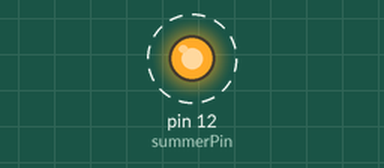
A sketch run on a simulated Arduino Uno, built with avr-gcc and run on an emulated ATmega328P. On the bench: output pins drawn as LEDs (lit = HIGH). Dashed ring = blinking.

Above: at 0.2 s.
Timing chart, 0 to 3.0 s (numbered marks = the images above):
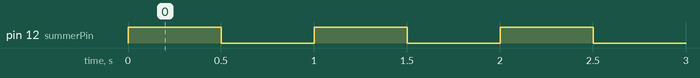

Measured:
- by itself, pin 12 (summerPin): alternates HIGH for 0.50 s and LOW for 0.50 s

The sketch:

05_aktiver_summer.ino
```cpp
// 05 – Aktiver Summer
// Der aktive Summer an Pin 12 piept im Takt von 0,5 Sekunden.

int summerPin = 12;

void setup() {
  pinMode(summerPin, OUTPUT);
}

void loop() {
  digitalWrite(summerPin, HIGH);   // Summer ein
  delay(500);                      // 500 ms warten
  digitalWrite(summerPin, LOW);    // Summer aus
  delay(500);                      // 500 ms warten
}
```
